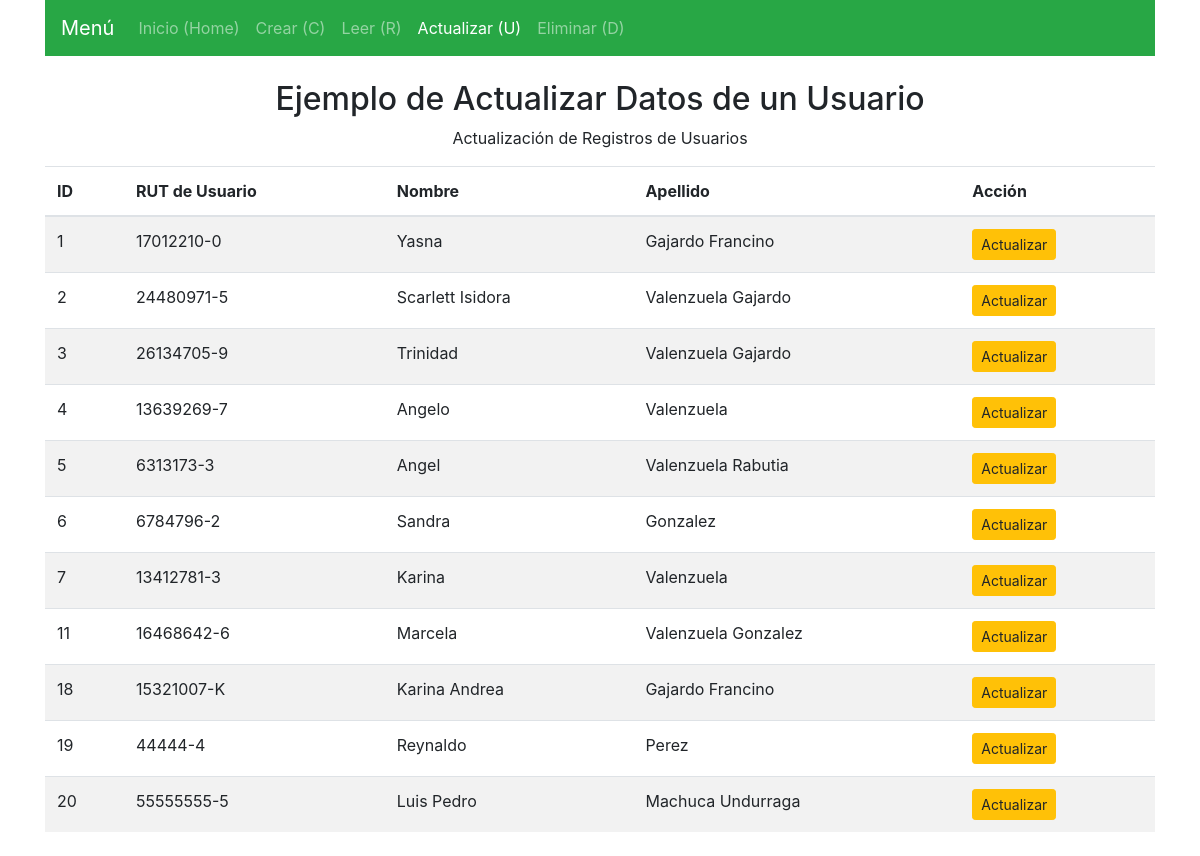
The page /actualizar/ on the database its author committed.
### home/models.py (models this page shows)
class Usuario(models.Model):
    rut = models.CharField(max_length=10, unique=True, null=False)
    nombre = models.CharField(max_length=50)
    apellido = models.CharField(max_length=50)

### home/views.py (the view)
# urls.py: path('actualizar/', views.actualizar, name='actualizar'),
def actualizar(request):
    url = 'actualizar'
    usuarios = Usuario.objects.all()
    return render(request, 'home/actualizar.html', {"url": url, "usuarios": usuarios})

### home/templates/home/actualizar.html
{% extends '../home/layout.html' %}
{% block content %}
            <h2 class="text-center">Ejemplo de Actualizar Datos de un Usuario</h2>
            <p class="text-center">Actualización de Registros de Usuarios</p>
            <table class="table table-striped">
                <thead>
                    <tr>
                        <th scope="col">ID</th>
                        <th scope="col">RUT de Usuario</th>
                        <th scope="col">Nombre</th>
                        <th scope="col">Apellido</th>
                        <th scope="col">Acción</th>
                    </tr>
                </thead>
                <tbody>
                    {% for user in usuarios %}
                    <tr>
                        <td>{{ user.id }}</td>
                        <td>{{ user.rut }}</td>
                        <td>{{ user.nombre }}</td>
                        <td>{{ user.apellido }}</td>
                        <td><a class="btn btn-warning btn-sm" href="../actualizarDatosUsuario/{{ user.id }}" role="button">Actualizar</a></td>
                    </tr>
                    {% endfor %}
                </tbody>
            </table>
{% endblock %}

### rows shown on the page
Usuario: id "1", rut "17012210-0", nombre "Yasna", apellido "Gajardo Francino"
Usuario: id "2", rut "24480971-5", nombre "Scarlett Isidora", apellido "Valenzuela Gajardo"
Usuario: id "3", rut "26134705-9", nombre "Trinidad", apellido "Valenzuela Gajardo"
Usuario: id "4", rut "13639269-7", nombre "Angelo", apellido "Valenzuela"
Usuario: id "5", rut "6313173-3", nombre "Angel", apellido "Valenzuela Rabutia"
Usuario: id "6", rut "6784796-2", nombre "Sandra", apellido "Gonzalez"
Usuario: id "7", rut "13412781-3", nombre "Karina", apellido "Valenzuela"
Usuario: id "11", rut "16468642-6", nombre "Marcela", apellido "Valenzuela Gonzalez"
Usuario: id "18", rut "15321007-K", nombre "Karina Andrea", apellido "Gajardo Francino"
Usuario: id "19", rut "44444-4", nombre "Reynaldo", apellido "Perez"
Usuario: id "20", rut "55555555-5", nombre "Luis Pedro", apellido "Machuca Undurraga"
